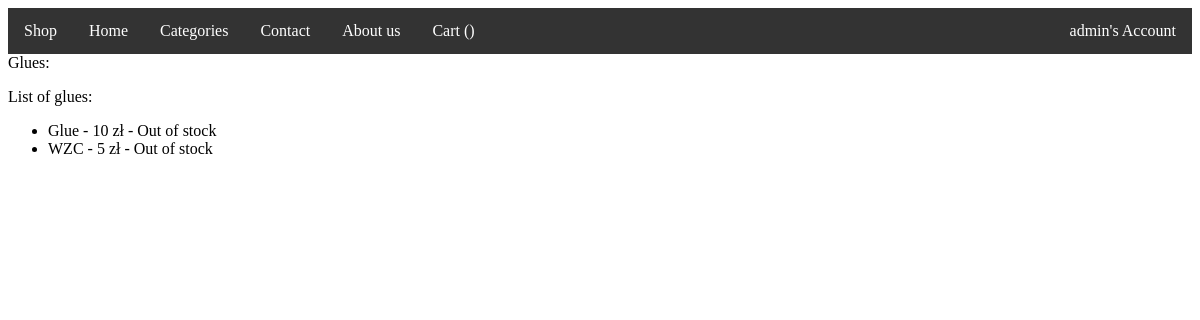
/glues/ (signed in), run on the app's committed database.
### shop/models.py (models this page shows, shortened)
class Product(models.Model):
    category_choices = (
        (0, 'Tapes'),
        (1, 'Glues'),
        (2, 'Grids'),
        (3, 'Gloves'),
    )
    category = models.IntegerField(default=0, choices=category_choices)
    name = models.CharField(max_length=200)
    price = models.IntegerField(default=0)
    product_id = models.IntegerField(default=0)
    number = models.IntegerField(default=0)

### shop/views.py (the view)
# urls.py: path("glues/", views.glues, name="glues"),
def glues(response):
    products = Product.objects.filter(category=1)
    return render(response, "main/glues.html", {"products": products})

### shop/templates/main/glues.html
{% extends "main/base.html" %}
{% block title %}
Glues:
{% endblock %}
{% block content %}
<p>List of glues:</p>
    <ul>
        {% for product in products %}
<li>
                <a>{{ product.name }} - {{ product.price }} zł -
                    {% if product.number > 0 %}
                    {{ product.number }} szt.
                            <form action="{% url 'add_to_cart' product.id %}" method="post">
            {% csrf_token %}
            <button type="submit">Add to cart</button>
        </form>
                    {% else %}
                    <a>Out of stock</a>
                    {% endif %} </a>
</li>
        {% endfor %}
    </ul>
{% endblock %}

### shop/templates/main/base.html (shortened to what this page needs)
<!DOCTYPE html>
<html>
<head>
    <div class="content">
<ul>
	<li><a>Shop</a></li>
	<li><a href="/home" id="index" >Home</a></li>
	 <div class="dropdown">
    <button class="dropbtn">Categories
    </button>
  </div>
	<li><a href="/contact">Contact</a></li>
	<li><a href="/about">About us</a></li>
	<li><a style="float:right" href="/cart">Cart ({{ cart_count }})</a></li>
	 <div style="float:right" class="dropdown">
    <button class="dropbtn">
        {% if user.is_authenticated %}
                <li>{{ user.username }}'s Account</li>
        {% else %}
                My account
        {% endif %}
    </button>
  </div>
</ul>
</div>
</head>
<body>
    {% block title %}
    {% endblock %}
    {% block content %}
    {% endblock %}
</body>
</html>

### shop/templates/main/base.html (style rules this page uses)
.content ul { list-style-type: none; margin: 0; padding: 0; overflow: hidden; background-color: #333; }
.content li { float: left; }
.content li a { display: block; color: white; text-align: center; padding: 14px 16px; text-decoration: none; }
.dropdown { float: left; overflow: hidden; }
.dropdown .dropbtn { font-size: 16px; border: none; outline: none; color: white; padding: 14px 16px; background-color: inherit; font-family: inherit; margin: 0; }

### data on the page
Product: name "Glue", price "10", number "Out of stock"
Product: name "WZC", price "5", number "Out of stock"

### other printed values
{{ user.username }} "admin"
